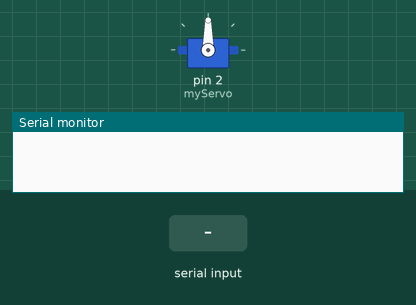
A sketch run on a simulated Arduino Uno, built with avr-gcc and run on an emulated ATmega328P. Parts: servo, the last lines printed to the serial monitor. The test bench sets the inputs (shaded band).

Above: at 1.2 s.
1.3 s: "1" received over the second serial link
At 2.3 s:
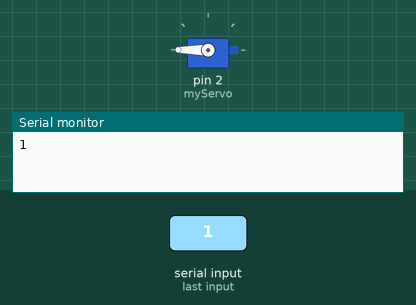
At 8.55 s:
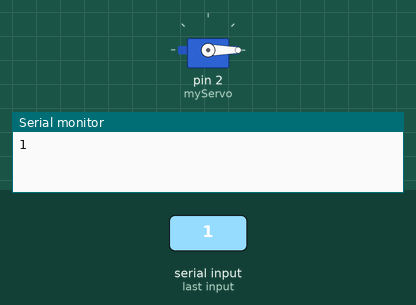
Timing chart, 0 to 8.8 s (numbered marks = the images above; inputs shaded):
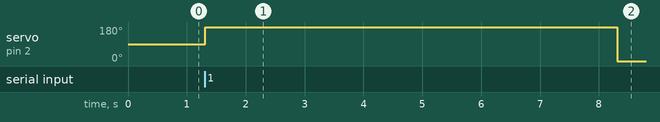

The sketch:

ar_atm.ino
```cpp
#include <SoftwareSerial.h>
#include <Servo.h>

SoftwareSerial BT(3, 4); //Rx, Tx respectively
String readdata;

Servo myServo;

void setup() {
  BT.begin(9600);
  Serial.begin(9600);


  myServo.attach(2);
}

void loop() {
  while (BT.available()){      //Check if there is an available byte to read
    delay(10);                  //Delay added to make thing stable
    char c = BT.read();         //Conduct a serial read
    readdata += c;              //build the string- "forward", "reverse", "left" and "right"
  }

  if (readdata.length() > 0){
    Serial.println(readdata);
    if(readdata == "1"){
      myServo.write(180);
      delay(7000);
      myServo.write(0);
    }
   readdata="";        //Reset the variable
 }
}
```

Measured:
- after the input at 1.3 s, servo on pin 2 (myServo): 90° → 180° at once, → 0° 7.0 s later
